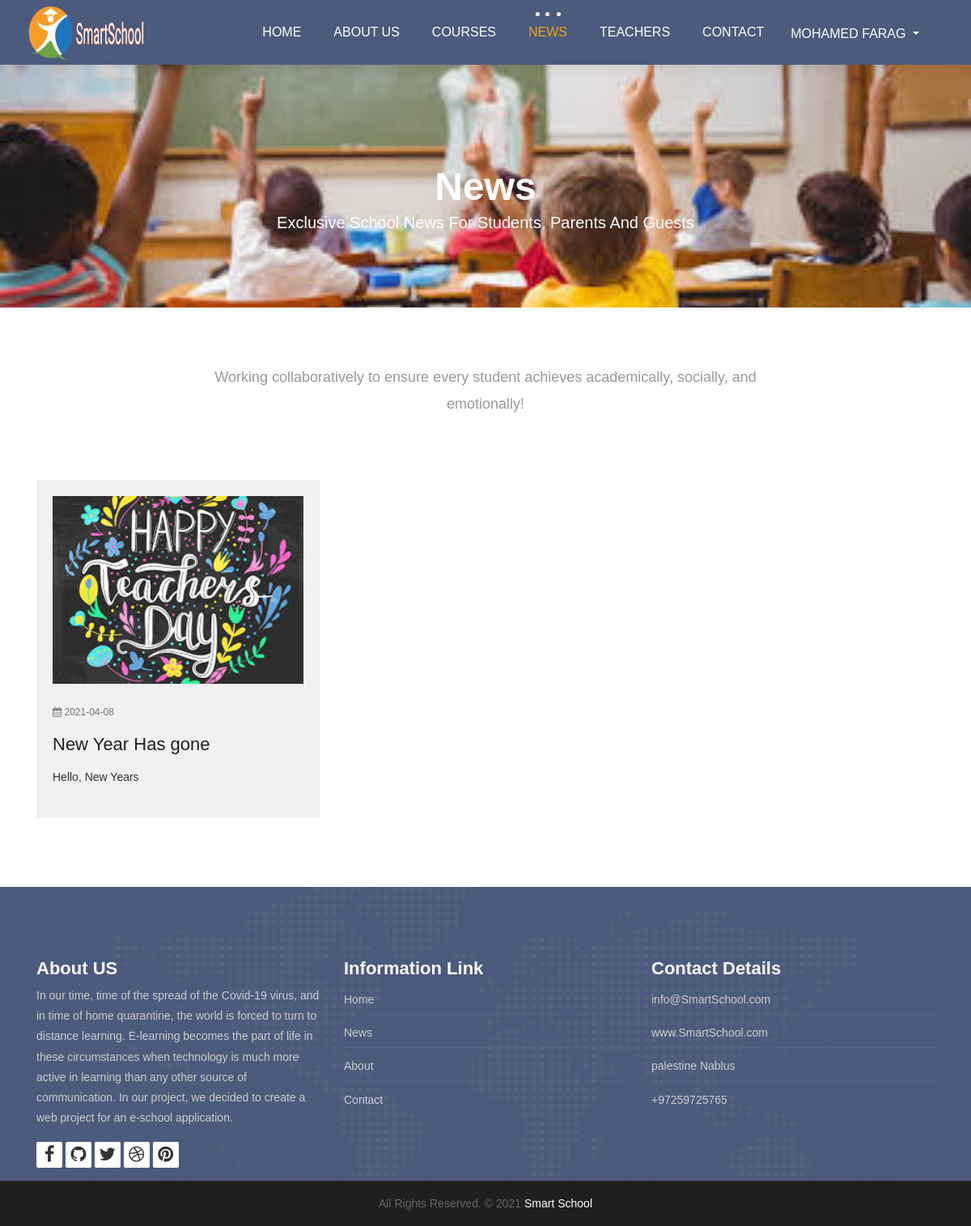
The page /blog.php (signed in) on the database its author committed.
### tables this page shows
CREATE TABLE `teachers` (
  `id` int(11) NOT NULL,
  `name` varchar(100) NOT NULL,
  `image` varchar(200) NOT NULL,
  `subject` int(11) DEFAULT NULL,
  `phone` varchar(11) NOT NULL,
  `email` varchar(50) NOT NULL,
  `password` varchar(150) NOT NULL,
  `gender` tinyint(1) NOT NULL,
  `fb_link` varchar(150) NOT NULL,
  `position` tinyint(1) NOT NULL DEFAULT 0 COMMENT '0 is teacher 1 is admin',
  `visibility` tinyint(4) NOT NULL DEFAULT 1 COMMENT ' 0 is invisible, 1 is visible',
  `date` date NOT NULL
);

CREATE TABLE `news` (
  `id` int(11) NOT NULL,
  `image` varchar(200) NOT NULL,
  `title` varchar(150) NOT NULL,
  `description` varchar(255) NOT NULL,
  `date` date NOT NULL
);

### includes/init.php (called while the page is built, shortened)
<?php
include 'templates/_header.php';

### blog.php (the view)
<?php
$pageName = 'news';
require 'includes/init.php';
function getNews () {
    global $conn;
    $getNews = $conn->prepare("SELECT
        image, title, description, date
        FROM
        news
        ORDER BY id DESC");
    $getNews->execute();
    if($getNews->rowCount() > 0){
        return $getNews->fetchAll();
    }else{
        return 0;
    }
}
?>
<div class="all-title-box">
    <div class="container text-center">
        <h1>
           News
           <span class="m_1">Exclusive school news for students, parents and guests </span>
        </h1>
    </div>
</div>
<div id="overviews" class="section wb">
    <div class="container">
        <div class="section-title row text-center">
            <div class="col-md-8 offset-md-2">
                <p class="lead">Working collaboratively to ensure every student achieves academically, socially, and emotionally!</p>
            </div>
        </div>
        <hr class="invis">
        <div class="row">
            <?php
            $news = getNews();
            if($news !== 0){
                foreach ($news as $item) {
                    ?>
                    <div class="col-lg-4 col-md-6 col-12 mb-3">
                        <div class="blog-item">
                            <div class="image-blog">
                                <img src="<?php echo 'images/news/' . $item['image'];?>" alt="<?php echo $item['title'] . ' Image';?>" class="img-fluid">
                            </div>
                            <div class="meta-info-blog">
                                <span>
                                    <i class="fa fa-calendar"></i>
                                    <span><?php echo $item['date'];?></span>
                                </span>
                            </div>
                            <div class="blog-title">
                                <h2><?php echo $item['title'];?></h2>
                            </div>
                            <div class="blog-desc">
                                <p><?php echo nl2br($item['description']);?></p>
                            </div>
                        </div>
                    </div>
                    <?php
                }
            }else{
                ?>
                <div class="col-12">
                    <div class="alert alert-info">There Is No News Yet</div>
                </div>
                <?php
            }
            ?>
        </div>
    </div>
</div>
<?php include 'templates/_footer.php';?>

### templates/_navbar.php (shortened to what this page needs)
<?php
function getUser () {
    global $conn;
    if($_SESSION['smart_school_position'] === 0){
        $position = 'students';
    }else if ($_SESSION['smart_school_position'] === 1){
        $position = 'teachers';
    }else{header('location:user.php?page=logout');}
    $getUser = $conn->prepare("SELECT
        name
        FROM
        $position
        WHERE
        id = ?");
    $getUser->execute([$_SESSION['smart_school_user']]);
    return $getUser->fetch();
}
?>
<nav class="navbar navbar-expand-lg navbar-light bg-light">
    <div class="container-fluid">
        <a class="navbar-brand" href="index.php">
            <img src="images/logoo1.png"  alt="" style="width: 150px; height: 70px;"  />
        </a>
        <div class="collapse navbar-collapse" id="navbars-host">
            <ul class="navbar-nav ml-auto">
                <li class="nav-item <?php if(isset($pageName) && $pageName == 'home'){echo 'active';}?>"><a class="nav-link" href="index.php">Home</a></li>
                <li class="nav-item <?php if(isset($pageName) && $pageName == 'about'){echo 'active';}?>"><a class="nav-link" href="about.php">About Us</a></li>
                <li class="nav-item dropdown <?php if(isset($pageName) && $pageName == 'courses'){echo 'active';}?>">
                    <a class="nav-link dropdown-toggle" href="#" id="dropdown-a" data-toggle="dropdown">Courses </a>
                </li>
                <li class="nav-item <?php if(isset($pageName) && $pageName == 'news'){echo 'active';}?>"><a class="nav-link" href="blog.php">News</a></li>
                <li class="nav-item <?php if(isset($pageName) && $pageName == 'teachers'){echo 'active';}?>"><a class="nav-link" href="teachers.php">Teachers</a></li>
                <li class="nav-item <?php if(isset($pageName) && $pageName == 'contact'){echo 'active';}?>"><a class="nav-link" href="contact.php">Contact</a></li>
                <?php
                if(isset($_SESSION['smart_school_user'])){
                    ?>
                    <li class="ml-0 nav-item">
                        <div class="btn-group">
                          <button class="btn mt-1 text-uppercase text-white bg-transparent dropdown-toggle" type="button" data-toggle="dropdown" aria-haspopup="true" aria-expanded="false">
                            <?php echo getUser()['name'];?>
                          </button>
                        </div>
                    </li>
                    <?php
                }
                ?>
            </ul>
        </div>
    </div>
</nav>

### rows shown on the page
teachers: name "MOHAMED FARAG"
news: image (picture), date "2021-04-08", title "New Year Has gone", description "Hello, New Years"
